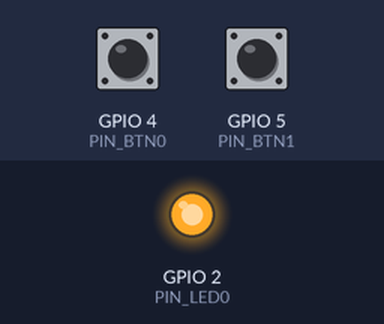
Recording of a sketch running on a simulated ESP32. On the bench: output pins drawn as LEDs (lit = HIGH). The inputs (shaded band) are chosen by the test bench; at power-on: GPIO 4 (PIN_BTN0) HIGH, GPIO 5 (PIN_BTN1) HIGH. USB keyboard and mouse output is not drawn; what the sketch prints to the serial monitor is not drawn.

Above: at 1.2 s.
1.3 s: GPIO 4 (PIN_BTN0) pulled LOW for 0.15 s
Timing chart, 0 to 4.3 s (numbered marks = the images above; inputs shaded):
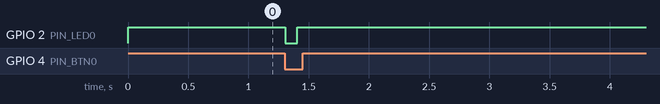

Measured:
- after the input at 1.3 s, GPIO 2 (PIN_LED0): HIGH → LOW at once, → HIGH 0.10 s later

The sketch:

PageTurner.ino
```cpp
/**
 * This example turns the ESP32 into a Bluetooth LE keyboard that writes the words, presses Enter, presses a media key and then Ctrl+Alt+Delete
 */
#include <BleKeyboard.h>
#include <BleMouse.h>

#define PIN_LED0 2
#define PIN_BTN0 4
#define PIN_BTN1 5

BleKeyboard bleKeyboard;
BleMouse bleMouse;

int gConnect = 0;
int gBtn0 = HIGH;
int gBtn1 = HIGH;
int gDevType = 0;   // 0:Keyboard, 1:Mouse
int gRepeat = 0;
int gBlinkFlg = 0;

uint8_t chrBtn0 = 'b';
uint8_t chrBtn1 = 'f';

void setup() {
  Serial.begin(115200);

  pinMode(PIN_LED0, OUTPUT);
  pinMode(PIN_BTN0, INPUT_PULLUP);
  pinMode(PIN_BTN1, INPUT_PULLUP);

  int btn0 = digitalRead(PIN_BTN0);
  int btn1 = digitalRead(PIN_BTN1);

  if(btn0 == LOW){
    Serial.println("Starting BLE Mouse");
    gDevType = 1;
    bleMouse.begin();
  }
  else{
    Serial.println("Starting BLE Keyboard");
    gDevType = 0;
    bleKeyboard.begin();
  }

  if(btn1 == LOW){
    gRepeat = 1;
  }
  else{
    gRepeat = 0;
  }
}

void loop() {
  int btn0 = digitalRead(PIN_BTN0);
  int btn1 = digitalRead(PIN_BTN1);
  int delayTime = 100;

  if((gDevType == 0 && bleKeyboard.isConnected()) ||
     (gDevType == 1 && bleMouse.isConnected())) {
    if(gConnect == 0){
      gConnect = 1;
      digitalWrite(PIN_LED0, HIGH);
      Serial.println("BLE: connected");
    }

    int keyFlg = 0;
    if(gBtn0 != btn0 || gRepeat){
      if(btn0 == LOW){
        keyFlg = 1;
        Serial.println("Button 0");
        if(gDevType == 0){
          bleKeyboard.write(chrBtn0);
        }
        else{
          bleMouse.move(0,0,1);   // Scroll Up
        }
        gBlinkFlg = 1;
      }
    }
    if(gBtn1 != btn1 || gRepeat){
      if(btn1 == LOW && keyFlg == 0){
        keyFlg = 1;
        Serial.println("Button 1");
        if(gDevType == 0){
          bleKeyboard.write(chrBtn1);
        }
        else{
          bleMouse.move(0,0,-1);  // Scroll Down
        }
        gBlinkFlg = 1;
      }
    }
    if(keyFlg == 0){
      if(gBlinkFlg == 1){
        gBlinkFlg = -1;
      }
    }
  }
  else {
    if(gConnect == 1){
      gConnect = 0;
      digitalWrite(PIN_LED0, LOW);
      Serial.println("BLE: disconnected");
    }
    delayTime = 1000;
  }

  gBtn0 = btn0;
  gBtn1 = btn1;

  if(gBlinkFlg == 1){
    int led0Val = digitalRead(PIN_LED0);
    led0Val = (led0Val + 1) % 2;
    digitalWrite(PIN_LED0, led0Val);
  }else if(gBlinkFlg == -1){
    digitalWrite(PIN_LED0, HIGH);
    gBlinkFlg = 0;
  }

  delay(delayTime);
}
```
